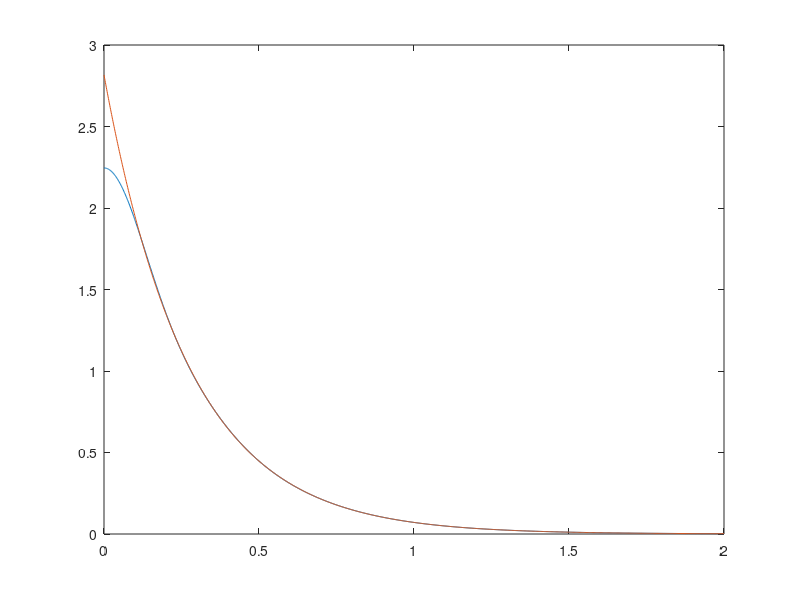

Reproduce this figure in MATLAB.
%% Clean up
close all;
clear variables;
clc;
format;


%% 
N = 1000;
alpha = 3.68; %3.69%1.2415; %3.983;
x = logspace(0,log10(3),N)-1;%linspace(0,1.5,N);
Z = 1;
n = 1;
l = 0;
m = 0;

norm = (alpha^3/(2*pi))^(1/2);%sqrt(4)*(alpha)^(3/2); %((2*Z)/n)^(1/4) * sqrt(factorial(n-l-1)/(2*n*factorial(n+l)));

s1 = @(x) norm .* exp(-1.0*alpha.*x);
s11 = @(x) 2.734 .* exp(-1.228.*x);
y = s1(x);


%% GGGGGGGGGGGGG
g = @(c,a,x) c*exp(-a*x.^2);
%% G111111111111
a11 = 8.549;
c11 = 2.222;
G1 = @(c,a,x) g(c11,a11,x);



%% G555555555555
a1 = 0.7196;
a2 = 38.68;
a3 = 10.21;
a4 = 1.584;
a5 = 3.721;
c1 = 0.02483;
c2 = 0.7012;
c3 = 0.7402;
c4 = 0.2209;
c5 = 0.5587;
G5 = @(x) g(c1,a1,x)+g(c2,a2,x)+g(c3,a3,x)+g(c4,a4,x)+g(c5,a5,x);

plot(x,G5(x));
hold on
plot(x,s1(x));




% 
% nor = @(a) (2*a/pi).^(3./4);
% G   = @(c,a,x) nor(a) * c * exp(-a.*x.^2); 
% GG  = @(c,a,x) nor(a) * c * exp(-a.*x.^2);
% 
% g4_2 = @(x) G(0.4301280,11.5356690,x)       + G(0.6789140,2.0533430,x);
% g4_3 = @(x) G(0.15432897,30.1678710,x)      + G(0.53532814,5.4951153,x)       + G(0.44463454,1.4871927,x);
% g4_6 = @(x) G(0.00916359628,312.87049370,x) + G(0.04936149294,57.364462530,x) + G(0.16853830490,16.048509400,x) + G(0.37056279970,5.5130961190,x) + G(0.41649152980,2.1408965530,x) + G(0.13033408410,0.8817394283,x);
% 
% g1_2 = @(x) G(0.430128498,1.309756377,x)    + G(0.678913531,0.233135974,x);
% g1_3 = @(x) G(0.15432897,3.42525091,x)      + G(0.53532814,0.62391373,x)      + G(0.44463454,0.16885540,x);
% g1_6 = @(x) G(0.00916359628,35.52322122,x)  + G(0.04936149294,6.513143725,x)  + G(0.16853830490,1.822142904,x) + G(0.37056279970,0.625955266,x) + G(0.41649152980,0.243076747,x) + G(0.13033408410,0.100112428,x);
% 
% g1_szabo1 = @(x) GG(1,0.270950,x);
% g1_szabo2 = @(x) GG(0.678914,0.151623,x) + GG(0.430129,0.851819,x);
% g1_szabo3 = @(x) GG(0.444635,0.109818,x) + GG(0.535328,0.405771,x); + GG(0.154329,2.22766,x);
% 
% dx = mean(diff(x));
% Is1   = sum(dx * x.^2.*s1  (x).^2)
% Is11  = sum(dx * x.^2.*s11 (x).^2)
% Ig4_2 = sum(dx * x.^2.*g4_2(x).^2)
% Ig4_3 = sum(dx * x.^2.*g4_3(x).^2)
% Ig4_6 = sum(dx * x.^2.*g4_6(x).^2)
% 
% Ig1_2 = sum(dx * x.^2.*g1_2(x).^2)
% Ig1_3 = sum(dx * x.^2.*g1_3(x).^2)
% Ig1_6 = sum(dx * x.^2.*g1_6(x).^2)
% 
% Ig1_szabo1 = sum(dx * x.^2.*g1_szabo1(x).^2)
% Ig1_szabo2 = sum(dx * x.^2.*g1_szabo2(x).^2)
% Ig1_szabo3 = sum(dx * x.^2.*g1_szabo3(x).^2)
% 
% y2 = g1_6(x);
% 
% integral = @(f,x) f(x) .* x.^2;
% 
% plot(x,integral(s1,x),'k--', 'DisplayName', '1s')
% grid('on')
% hold('on')
% 
% plot(x,integral(g4_2,x), 'DisplayName', 'STO-2G')
% plot(x,integral(g4_3,x), 'DisplayName', 'STO-3G')
% plot(x,integral(g4_6,x), 'DisplayName', 'STO-6G')
% plot(x,integral(g1_2,x),   'DisplayName', 'STO-2G')
% plot(x,integral(g1_3,x),   'DisplayName', 'STO-3G')
% plot(x,integral(g1_6,x),   'DisplayName', 'STO-6G')
% plot(x,integral(g1_szabo1,x),  'DisplayName', 'Szabo STO-1G')
% plot(x,integral(g1_szabo2,x),  'DisplayName', 'Szabo STO-2G')
% plot(x,integral(g1_szabo3,x),  'DisplayName', 'Szabo STO-3G')
% 
% 
% %h = legend('Hydrogen','STO-3G','STO-6G');
% %h = legend('Hydrogen','STO-2G');
% %set(h, 'FontSize', 16,'interpreter','latex');
% h = legend('show');
% set(h,'FontSize', 18, 'interpreter', 'latex');
% %axis([0 8 0 5])
% 
% 
% 
% 
% 
